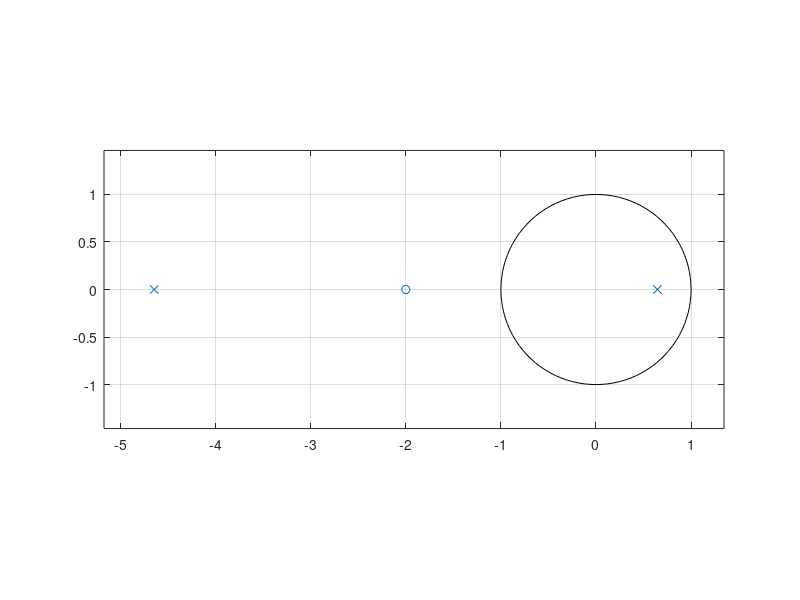
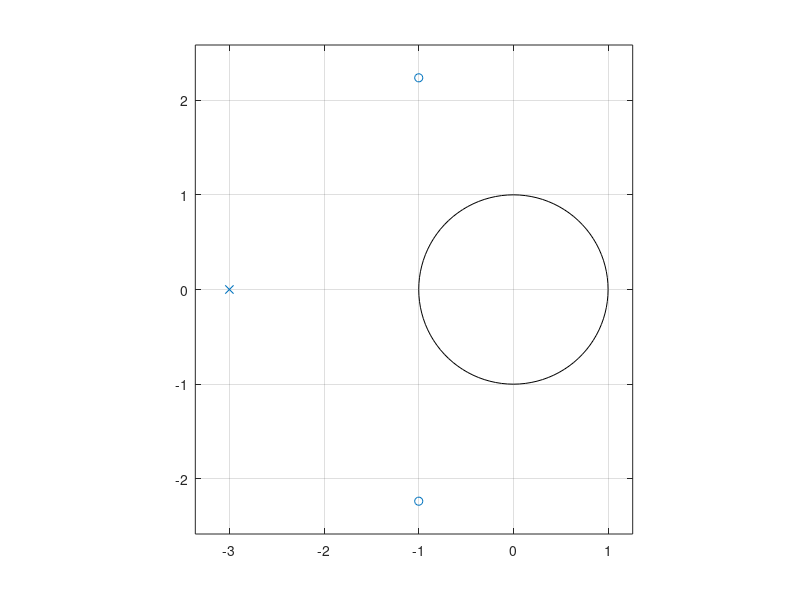

Write MATLAB code to recreate these figures, in order.
pkg load signal
figure;
num=[2,4];den=[1,4,-3];
[z,p,k]=tf2zp(num,den);
zplane(z,p)
roots(den)

figure;
num=[1,2,6];den=[1,3];
[z,p,k]=tf2zp(num,den);
zplane(z,p)
roots(den)



